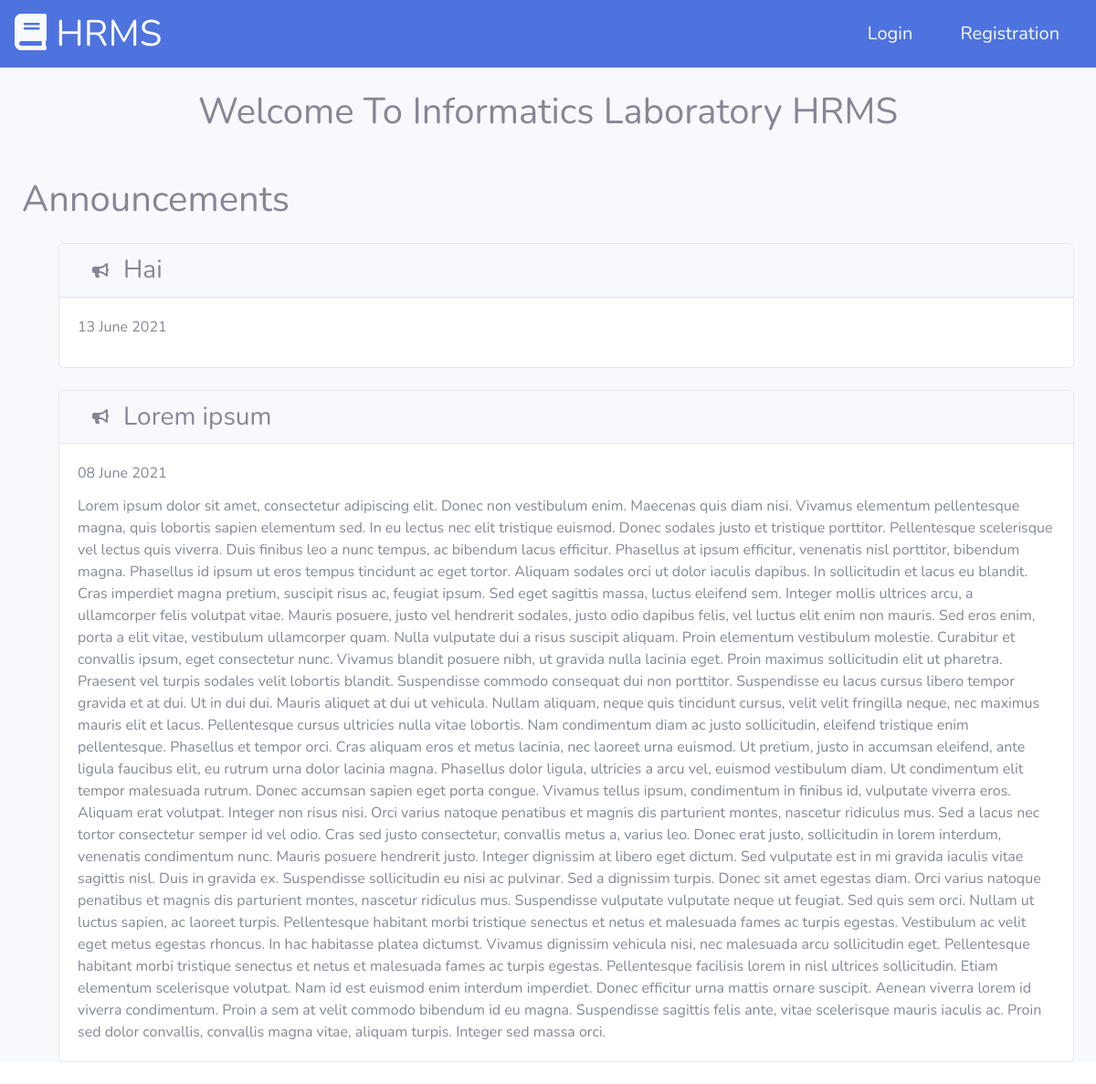
The app's page /, older data.
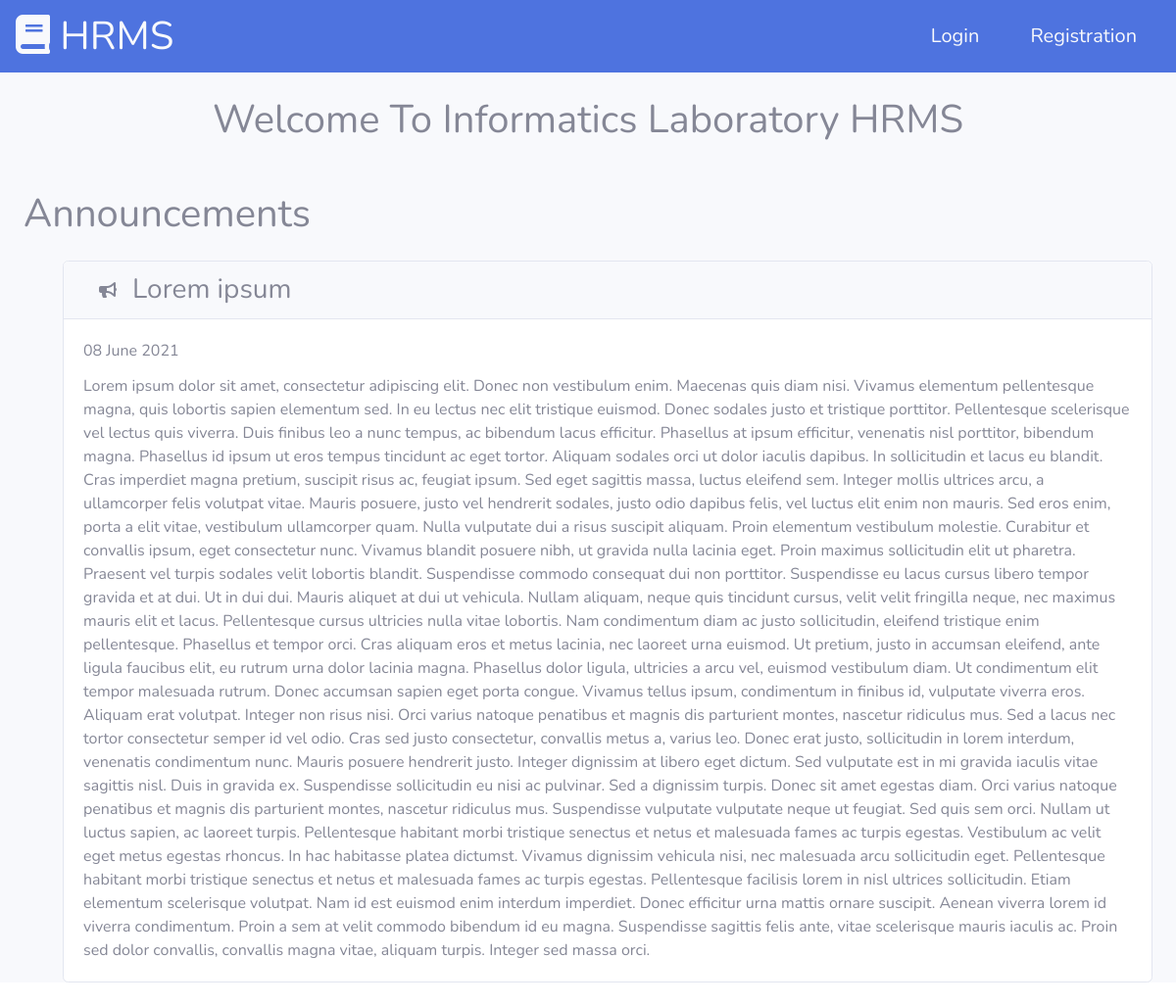
The same page, newer data.
### tables this page shows
CREATE TABLE `announcements` (
  `id` int(11) NOT NULL,
  `title` varchar(256) NOT NULL,
  `announcement` text NOT NULL,
  `date_created` int(11) NOT NULL
);

### application/controllers/Auth.php (called while the page is built, shortened)
<?php
class Auth extends CI_Controller
{
    public function index()
    {
        if ($this->session->userdata('email')) {
            if ($this->session->userdata('role_id') == 1) {
                redirect('admin');
            } else {
                redirect('profile');
            }
        } else {
            $this->db->select('*');
            $this->db->from('announcements');
            $this->db->order_by('date_created', 'desc');
            $data['announcements'] = $this->db->get()->result_array();
            $data['title'] = "HRMS";
            $this->load->view('auth/landing_page', $data);
        }
    }
}

### index.php (called while the page is built, shortened)
<?php
require_once BASEPATH.'core/CodeIgniter.php';

### application/views/auth/landing_page.php (the view, shortened to what this page needs)
<!DOCTYPE html>
<html lang="en">
<head>
    <link href="<?= base_url('assets/'); ?>vendor/fontawesome-free/css/all.min.css" rel="stylesheet" type="text/css">
    <link href="<?= base_url('assets/'); ?>css/sb-admin-2.min.css" rel="stylesheet">
</head>
<body>
    <nav class="navbar navbar-light bg-primary justify-content-between">
        <a class="navbar-brand" href="">
            <h1 class="mx-auto my-2 my-sm-0 text-light">
                <i class="fas fa-book"></i>
                <?= $title ?>
            </h1>
        </a>
        <div>
            <a class="mx-4 my-2 my-sm-0 text-light h5" href="<?= base_url("auth/login") ?>">Login</a>
            <a class="mx-4 my-2 my-sm-0 text-light h5" href="<?= base_url("auth/registration") ?>">Registration</a>
        </div>
    </nav>
    <div class="container-fluid bg-light">
        <div class="d-flex justify-content-center">
            <h1 class="my-4">Welcome To Informatics Laboratory HRMS</h1>
        </div>
        <h1 class="my-4">Announcements</h1>
        <ul class="list-style-none">
            <?php foreach ($announcements as $a) : ?>
                <li class="card my-4">
                    <div class="card-header d-flex no-block">
                        <i class="fa fa-bullhorn w-30px mx-3 my-auto"></i>
                        <h3 class="my-auto">
                            <?= $a['title'] ?>
                        </h3>
                    </div>
                    <div class="card-body">
                        <p class="card-title">
                            <?= date('d F Y', $a['date_created']) ?>
                        </p>
                        <p class="card-text">
                            <?= $a['announcement'] ?>
                        </p>
                    </div>
                </li>
            <?php endforeach; ?>
        </ul>
    </div>
</body>
</html>

Row changes from the older to the newer data that the page shows:
removed announcements: title "Hai", date_created "13 June 2021"
